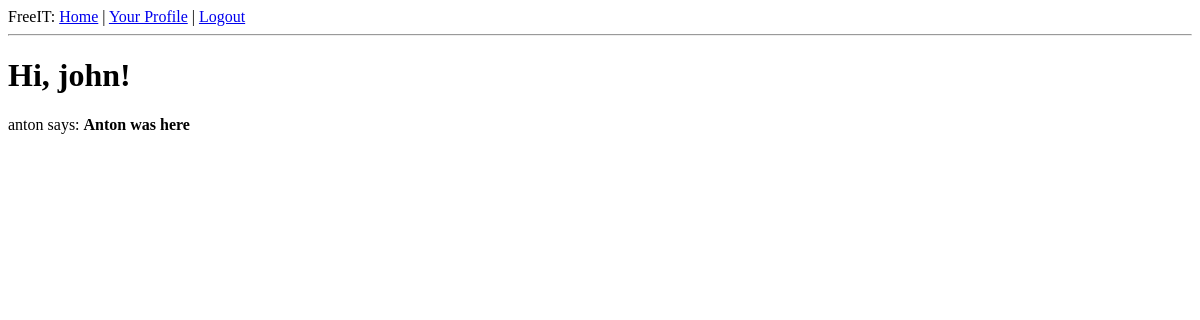
The page /index (signed in) on the database as committed earlier.
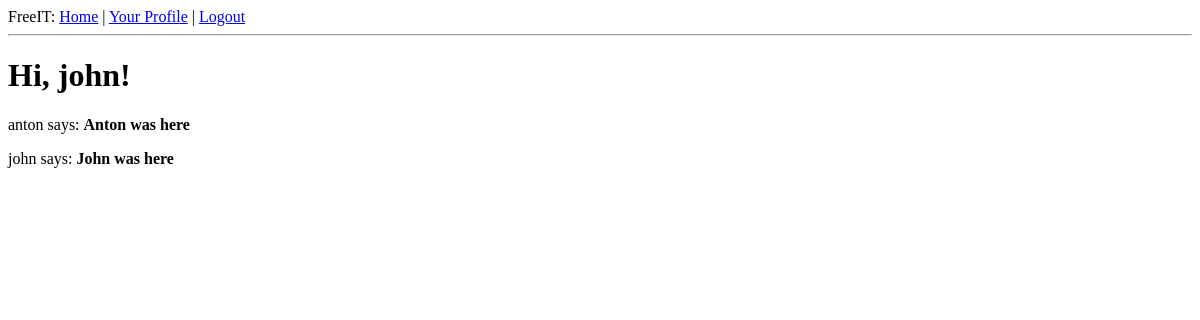
The same page on the database as committed later.
### app/models.py (models this page shows, shortened)
class Post(db.Model):
    id = db.Column(db.Integer, primary_key=True)
    body = db.Column(db.String(140))
    timestamp = db.Column(db.DateTime, index=True, default=datetime.utcnow)
    user_id = db.Column(db.Integer, db.ForeignKey('user.id'))

class User(db.Model, UserMixin):
    id = db.Column(db.Integer, primary_key=True)
    username = db.Column(db.String(64), index=True, unique=True)
    email = db.Column(db.String(120), index=True, unique=True)
    role = db.Column(db.SmallInteger, default = 0)
    about_me = db.Column(db.String(140))
    last_seen = db.Column(db.DateTime)
    password_hash = db.Column(db.String(128))
    posts = db.relationship('Post', backref='author', lazy='dynamic')

### app/routes.py (the view)
@app.route('/')
@app.route('/index')
@login_required
def index():
    posts = Post.query.order_by('timestamp').all()
    return render_template('index.html', title='Home', posts=posts)

### app/models.py (called while the page is built)
@login.user_loader
def load_user(id):
    return User.query.get(int(id))

### app/routes.py (called while the page is built)
@app.before_request
def before_request():
    if current_user.is_authenticated:
        current_user.last_seen = datetime.utcnow()
        db.session.add(current_user)
        db.session.commit()

### app/templates/index.html
{% extends "base.html" %}
{% block content %}
    <h1>Hi, {{ current_user.username }}!</h1>
    {% for post in posts %}
    <div><p>{{ post.author.username }} says: <b>{{ post.body }}</b></p></div>
    {% endfor %}
{% endblock %}

Rows that differ between the two databases and show on the page:
added Post: author.username "john", body "John was here"
